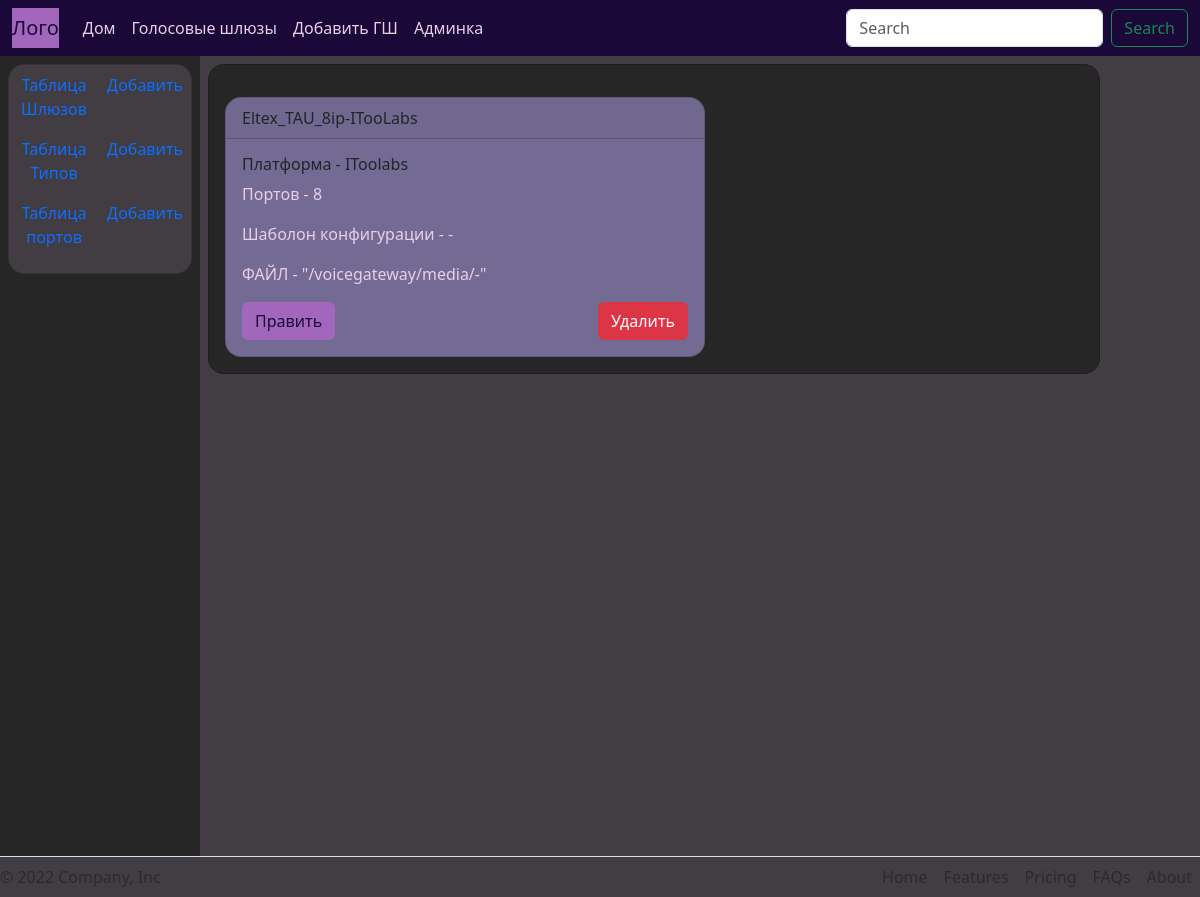
The app's page /gateway/views_type/Eltex_TAU_8ip-ITooLabs/ with its own data.
### voicegateway/models.py (models this page shows, shortened)
class TypeGateway(models.Model):
    name_type = models.CharField(max_length=50, unique=True)
    softswitch = models.CharField('Платформа', max_length=50)
    ports = models.IntegerField()
    template_file = models.FileField(max_length=50, upload_to='type/', default='-')
    class Meta:
        verbose_name = 'Таблица типов голосовых шлюзов'
        verbose_name_plural = 'Таблицы типов голосовых шлюзов'
        ordering = ['name_type']  # Определяет порядок выгрузки всем элементов мотодом objects.
    def get_update_url(self):
        return reverse('type_update', kwargs={'name_type': self.name_type})
    def get_delete_url(self):
        return reverse('type_delete', kwargs={'name_type': self.name_type})

### voicegateway/views.py (the view)
# urls.py: path('views_type/<str:name_type>/', TypeGatewayView.as_view(), name='type_view'),
class TypeGatewayView(View):
    def get(self, request, name_type):
        data = get_object_or_404(TypeGateway, name_type__exact=name_type)
        return render(request, 'voicegateway/type_gateway_view.html', context={'data': data})

### voicegateway/templates/voicegateway/type_gateway_view.html (shortened to what this page needs)
{% extends 'MainProject/main.html' %}
{% block content %}
<form action="{{ data.get_delete_url }}" method="get">
    <div class="card color-card mt-3" style="max-width: 30rem;">
        <div class="card-header">{{ data.name_type }}</div>
        <div class="card-body">
            <h6 class="card-title">Платформа - {{ data.softswitch }}</h6>
            <p class="card-text">Портов - {{ data.ports }}</p>
            <p class="card-text">Шаболон конфигурации  -  {{ data.template_file }}</p>
            <p class="card-text">ФАЙЛ - "{{ data.template_file.url }}"</p>
            <div class="card-button">
                <a href="{{ data.get_update_url }}" class="btn color-button">Править</a>
                <button method="submit" class="btn btn-danger">Удалить</button>
            </div>
        </div>
    </div>
</form>
{% endblock %}

### MainProject/static/MainProject/css/main.css (style rules this page uses)
html { width: 100%; }
body, .left-section-card { background-color:#423c43; }
.color-card { background-color: #746b94; }
.color-button { background-color: #a267bd; color: #1a0838; }
p, h1, .nav-link { color: rgb(234, 206, 231); }
.card { border-radius: 1em; }
.card-button { display: flex; justify-content: space-between; }

### records on screen
TypeGateway: name_type "Eltex_TAU_8ip-ITooLabs", softswitch "IToolabs", ports "8", template_file "-", template_file "/voicegateway/media/-"
